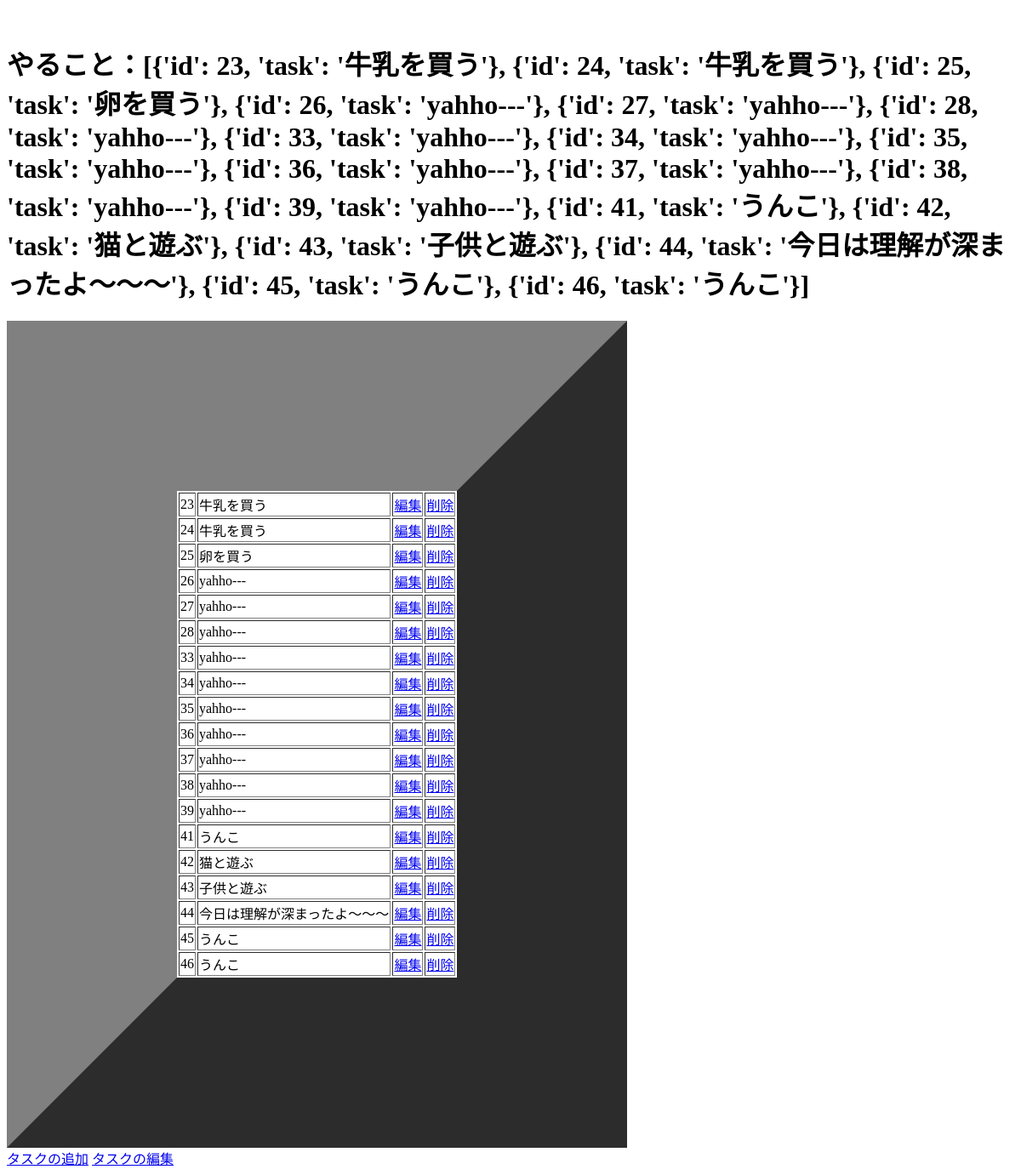
Page /list on the committed database.
### tables this page shows
CREATE TABLE "task" (
	"id"	INTEGER,
	"task"	TEXT,
	PRIMARY KEY("id" AUTOINCREMENT)
);

### app.py (the view)
@app.route('/list')
def list():
    conn = sqlite3.connect("flasktest.db")
    c = conn.cursor()
    c.execute("""select id, task from task""")
    task_list = []
    for row in c.fetchall():
        task_list.append({"id":row[0],"task":row[1]})
    c.close()
    print(task_list)
    return render_template('db..html', task_list=task_list)

### templates/db..html
{% extends "base.html" %}
{% block content %}
<h1>やること：{{task_list}}</h1>
<table border="200">
    {% for item in task_list %}
    <tr>
        <td>{{item["id"]}}</td>
        <td>{{item["task"]}}</td>
        <td><a href="/edit/{{item['id']}}">編集</a></td>
        <td><a href="/delete/{{item['id']}}">削除</a></td>
    </tr>
    {% endfor %}
</table>
<a href="/add">タスクの追加</a>
<a href="/edit">タスクの編集</a>
{% endblock %}

### templates/base.html (shortened to what this page needs)
<!DOCTYPE html>
<html lang="en">
<head>
    <link rel="stylesheet" href= "static/style.css">
</head>
<body>
    <div = header>
        {% block content %}{% endblock %}
    </div>
</body>
</html>

### static/style.css (style rules this page uses)
h1 { color: rgb(66, 59, 59)); padding-top: 30px; }

### rows in the picture
task: id "23", task "牛乳を買う"
task: id "24", task "牛乳を買う"
task: id "25", task "卵を買う"
task: id "26", task "yahho---"
task: id "27", task "yahho---"
task: id "28", task "yahho---"
task: id "33", task "yahho---"
task: id "34", task "yahho---"
task: id "35", task "yahho---"
task: id "36", task "yahho---"
task: id "37", task "yahho---"
task: id "38", task "yahho---"
task: id "39", task "yahho---"
task: id "41", task "うんこ"
task: id "42", task "猫と遊ぶ"
task: id "43", task "子供と遊ぶ"
task: id "44", task "今日は理解が深まったよ〜〜〜"
task: id "45", task "うんこ"
task: id "46", task "うんこ"
